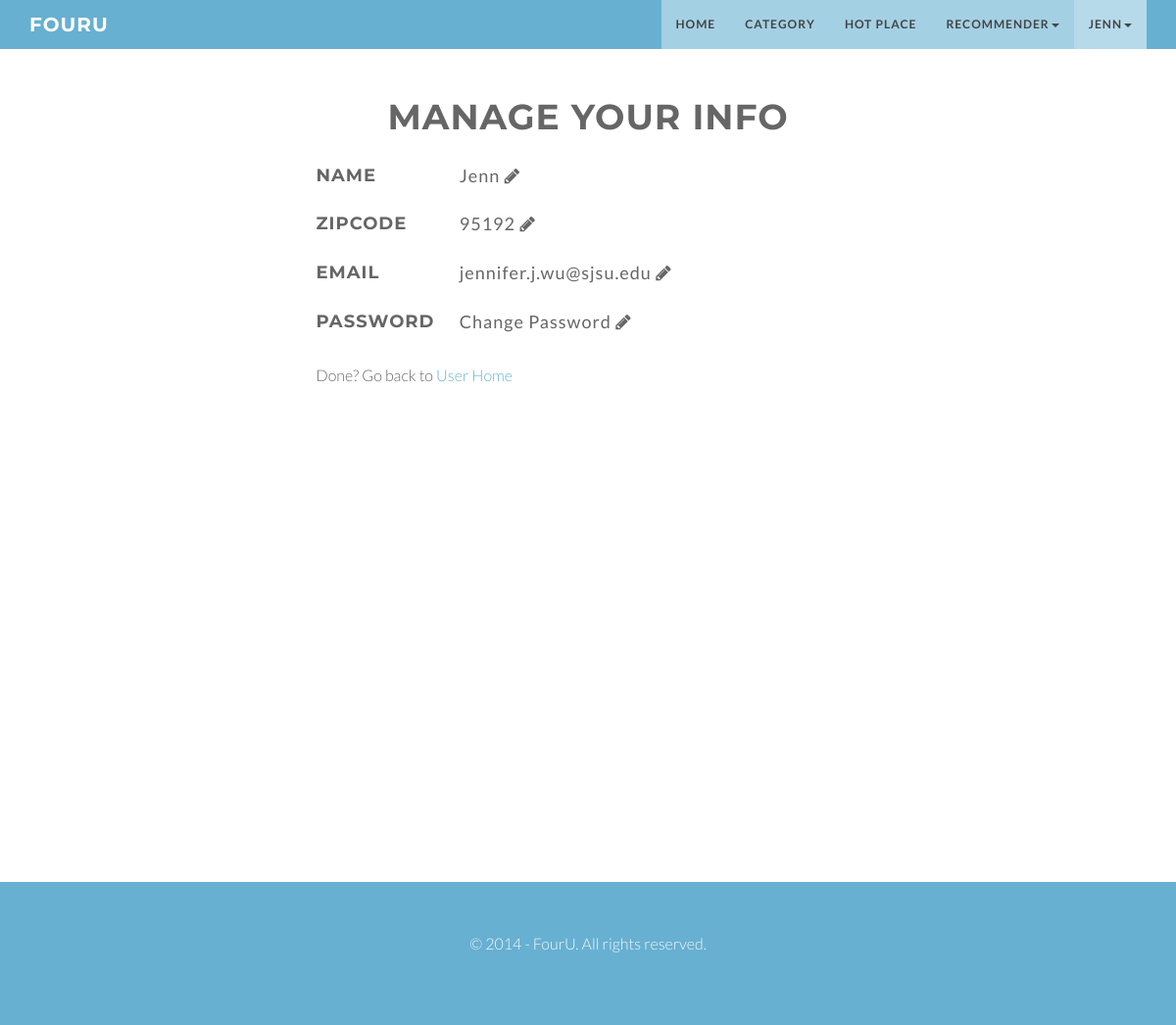
Screenshot of /account.php (signed in) with the database file from the repository.
### tables this page shows
CREATE TABLE IF NOT EXISTS `User` (
  `User_ID` INT NOT NULL,
  `Name` VARCHAR(45) NOT NULL,
  `ZipCode` INT NULL,
  PRIMARY KEY (`User_ID`));

CREATE TABLE `Accounts` (
  `login_id` int(11) NOT NULL AUTO_INCREMENT,
  `email` varchar(100) NOT NULL,
  `password` varchar(45) NOT NULL,
  `last_login` datetime NOT NULL,
  PRIMARY KEY (`login_id`),
  UNIQUE KEY `email_UNIQUE` (`email`)
);

### php/userqueries.php (the view, shortened to what this page needs)
<?php
	function get_user() {
		include 'connect.php';
		$user_id = $_SESSION['user_id'];
		$sql = "SELECT * FROM User join accounts on user_id=login_id where user_id=$user_id;";
		$results = mysqli_query($con, $sql);
		if(mysqli_num_rows($results) == 1) {
			$row = mysqli_fetch_assoc($results);
			$name = $row["Name"];
			$zipcode = $row["ZipCode"];
			$email = $row["email"];
			echo "<div class='row'>
				<div class='col-sm-3'><h4>Name</h4></div>
				<div class='col-sm-9'><h4 class='answer'>$name
					<i class='fa fa-pencil name'></i></a>
				</h4></div></div>";
			echo "<div class='row'>
				<div class='col-sm-3'><h4>Zipcode</h4></div>
				<div class='col-sm-9'><h4 class='answer'>$zipcode
					<i class='fa fa-pencil zipcode'></i></a>
				</h4></div></div>";
			echo "<div class='row'>
				<div class='col-sm-3'><h4>Email</h4></div>
				<div class='col-sm-9'><h4 class='answer'>$email
					<i class='fa fa-pencil email'></i></a>
				</h4></div></div>";
			echo "<div class='row'>
				<div class='col-sm-3'><h4>Password</h4></div>
				<div class='col-sm-9'><h4 class='answer'>Change Password
					<i class='fa fa-pencil password'></i>
				</h4></div></div>";
		}
		else {
			echo "<p>Error with database</p>";
		}
	}
?>

### css/style.css (style rules this page uses)
h4.answer { text-transform: none; font-family: 'Lato',sans-serif; font-weight: initial; }
body { width: 100%; height: 100%; font-family: 'Lato',sans-serif; font-weight: 300; color: #666; background-color: #fff; }
html { width: 100%; height: 100%; }
h1, h2, h3, h4, h5, h6 { margin: 0 0 30px; text-transform: uppercase; font-family: Montserrat,sans-serif; font-weight: 700; letter-spacing: 1px; }

### rows the page displays
user: Name "Jenn", ZipCode "95192", accounts.email "jennifer.j.wu@sjsu.edu"

### other values shown
$_SESSION['name'] "JENN"
